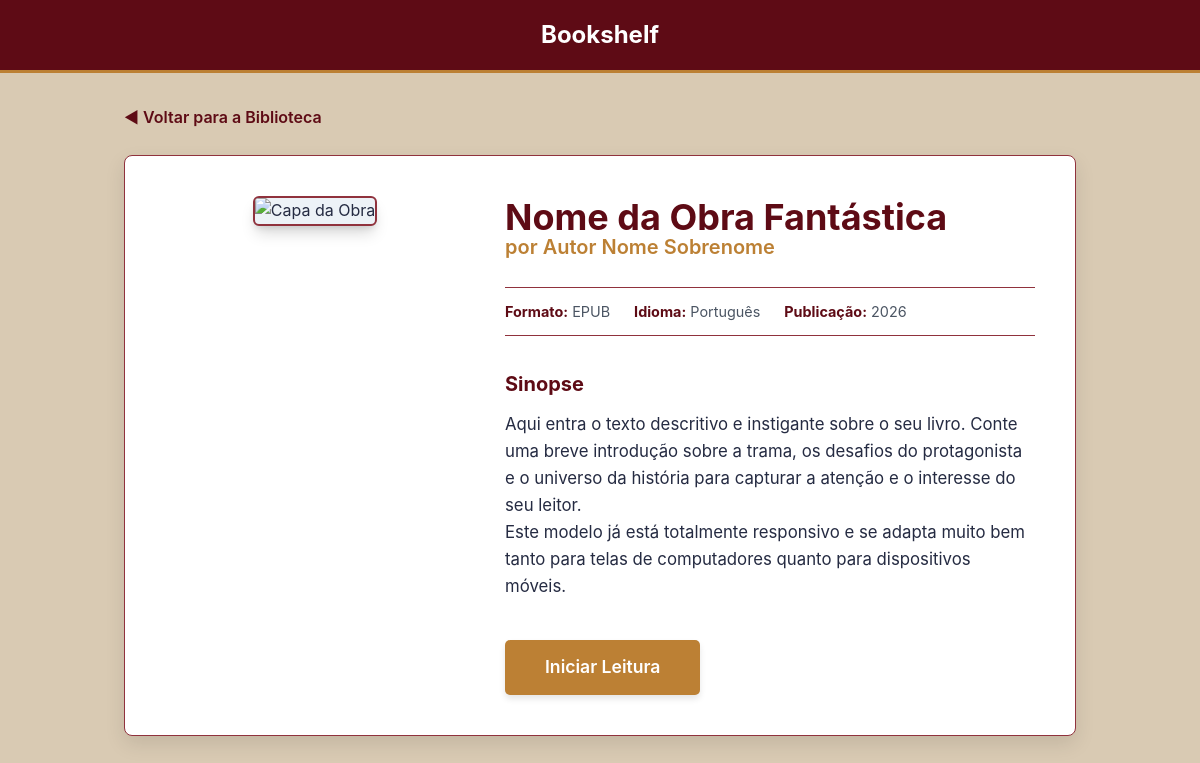
The app's page /livro/2, older data.
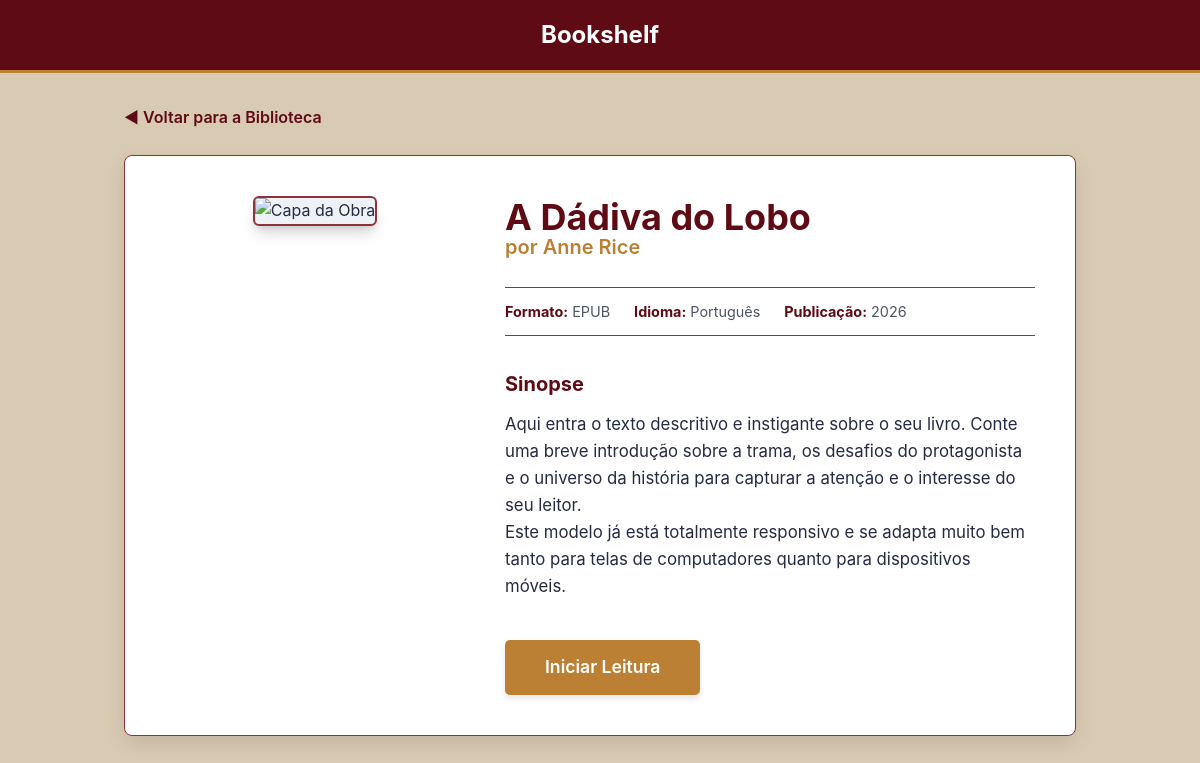
The same page, newer data.
### tables this page shows
CREATE TABLE livros (
                id_livro INTEGER PRIMARY KEY AUTOINCREMENT,
                titulo VARCHAR(255) NOT NULL,
                autor VARCHAR(255),
                arquivo_epub VARCHAR(10),
                id_categoria INT
            );

### app.py (the view)
@app.route('/descricao')
@app.route('/livro/<int:id_livro>')
def descricao_livro(id_livro=None):
    livro = None
    if id_livro is not None:
        cursor = mysql.connection.cursor()
        cursor.execute("SELECT id_livro as id, titulo, autor, arquivo_epub as formato FROM livros WHERE id_livro = %s", (id_livro,))
        livro = cursor.fetchone()
        cursor.close()
    return render_template('descricaolv.html', livro=livro)

### app.py (called while the page is built, shortened)
@app.teardown_appcontext
def fechar_conexao_sqlite(exception):
    db = g.pop('sqlite_db', None)
    if db is not None:
        db.close()

    def execute(self, query, params=None):
        q = query.replace('%s', '?')
        if params is not None:
            return self._cursor.execute(q, params)
        return self._cursor.execute(q)

    def fetchone(self):
        row = self._cursor.fetchone()
        return dict(row) if row is not None else None

    def close(self):
        self._cursor.close()

    def cursor(self):
        return SQLiteDictCursor(self._conn)

    def close(self):
        self._conn.close()

    @property
    def connection(self):
        if 'sqlite_db' not in g:
            g.sqlite_db = SQLiteConnectionWrapper(SQLITE_DB_PATH)
        return g.sqlite_db

### templates/descricaolv.html (shortened to what this page needs)
<!DOCTYPE html>
<html lang="pt-BR">
<head>
    <link rel="stylesheet" href="{{ url_for('static', filename='estilogr.css') }}">
</head>
<body>
    <header>
        <h1>Bookshelf</h1>
    </header>
    <div class="container">
        <a href="{{ url_for('index') }}" class="back-link">◀ Voltar para a Biblioteca</a>
        <article class="book-details-card">
            <div class="book-cover-wrapper">
                <img src="https://images.unsplash.com/photo-1544947950-fa07a98d237f?auto=format&fit=crop&w=600&q=80" alt="Capa da Obra" class="book-cover">
            </div>
            <div class="book-info">
                <h2>{{ livro.titulo if livro else 'Nome da Obra Fantástica' }}</h2>
                <div class="book-author">por {{ livro.autor if livro else 'Autor Nome Sobrenome' }}</div>
                <div class="book-meta">
                    <div class="meta-item"><strong>Formato:</strong> {{ livro.formato if livro else 'EPUB' }}</div>
                    <div class="meta-item"><strong>Idioma:</strong> Português</div>
                    <div class="meta-item"><strong>Publicação:</strong> 2026</div>
                </div>
                <div class="book-synopsis">
                    <h3>Sinopse</h3>
                    <p>
                        Aqui entra o texto descritivo e instigante sobre o seu livro. Conte uma breve introdução sobre a trama, os desafios do protagonista e o universo da história para capturar a atenção e o interesse do seu leitor.
                    </p>
                    <p>
                        Este modelo já está totalmente responsivo e se adapta muito bem tanto para telas de computadores quanto para dispositivos móveis.
                    </p>
                </div>
                <a href="{{ url_for('ler_livro', id_livro=livro.id) if livro else url_for('index') }}" class="btn-read">Iniciar Leitura</a>
            </div>
        </article>
    </div>
</body>
</html>

Row changes from the older to the newer data that the page shows:
added livros: titulo "A Dádiva do Lobo", autor "Anne Rice", arquivo_epub "EPUB"
Text that changed along with them:
{{ livro.titulo if livro else 'Nome da Obra Fantástica' }}: "Nome da Obra Fantástica" → (not shown)
{{ livro.autor if livro else 'Autor Nome Sobrenome' }}: "Autor Nome Sobrenome" → (not shown)
{{ livro.formato if livro else 'EPUB' }}: "EPUB" → (not shown)
